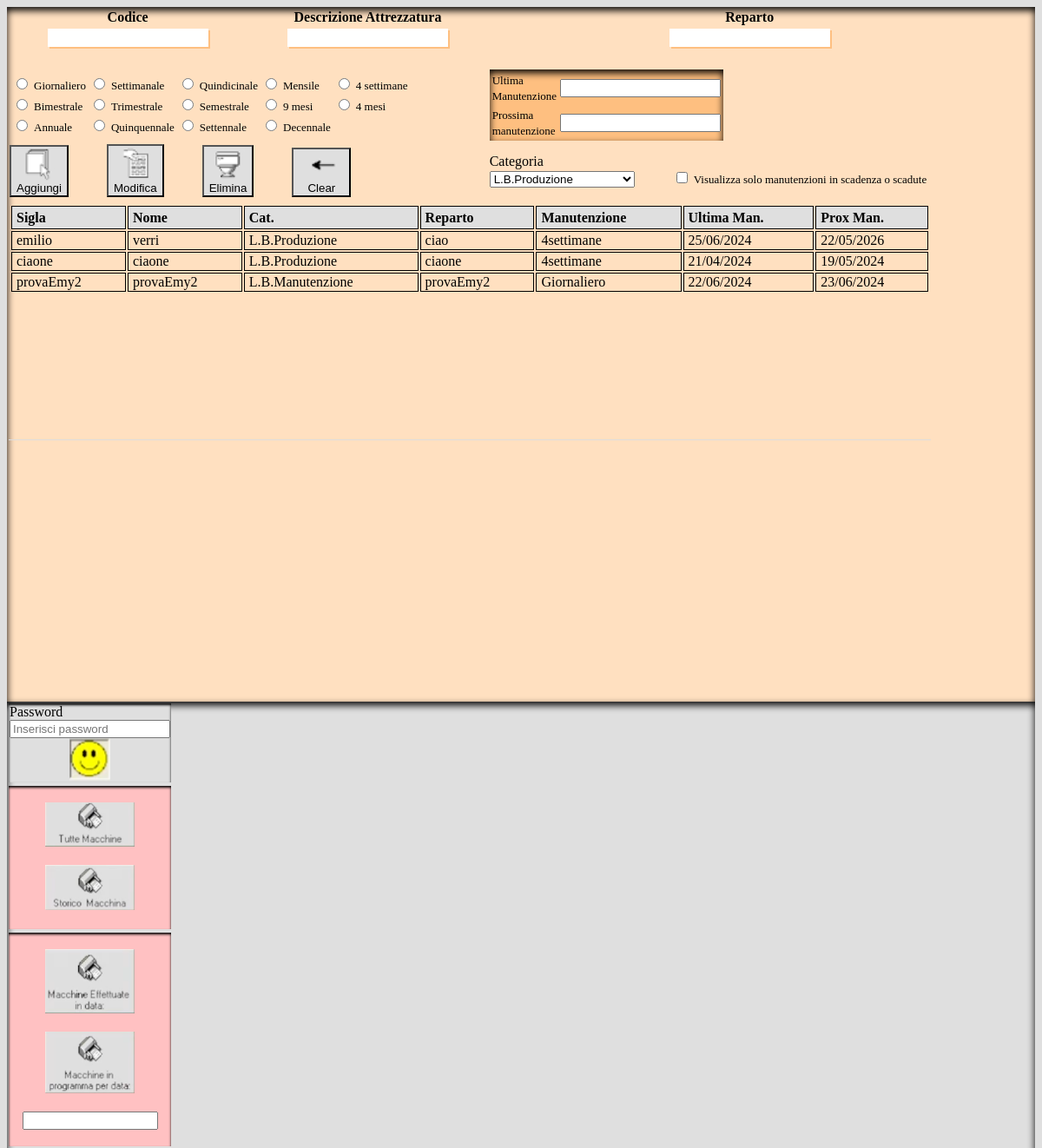
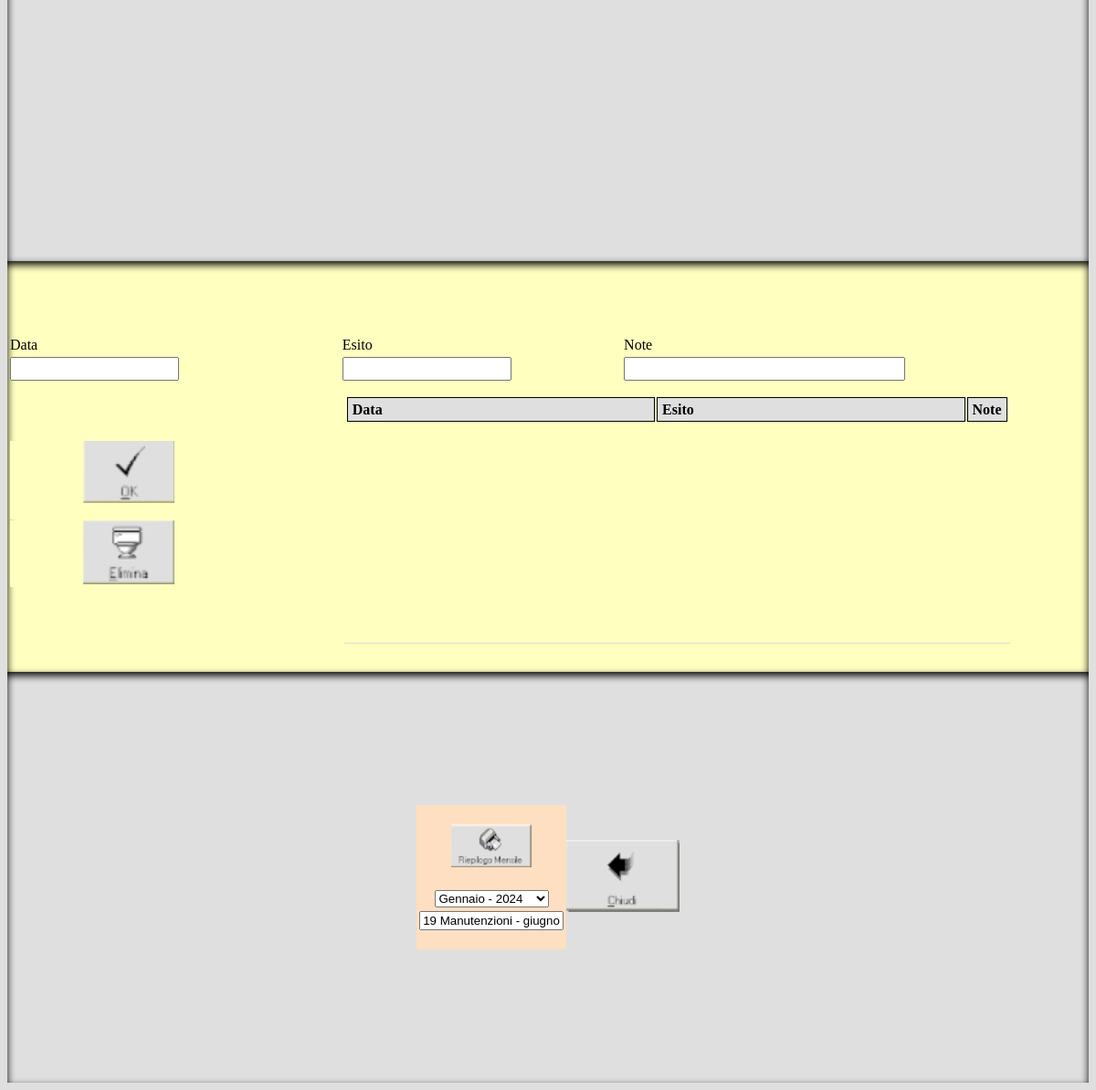
Before: / with the older database file (2 pictures, top to bottom).
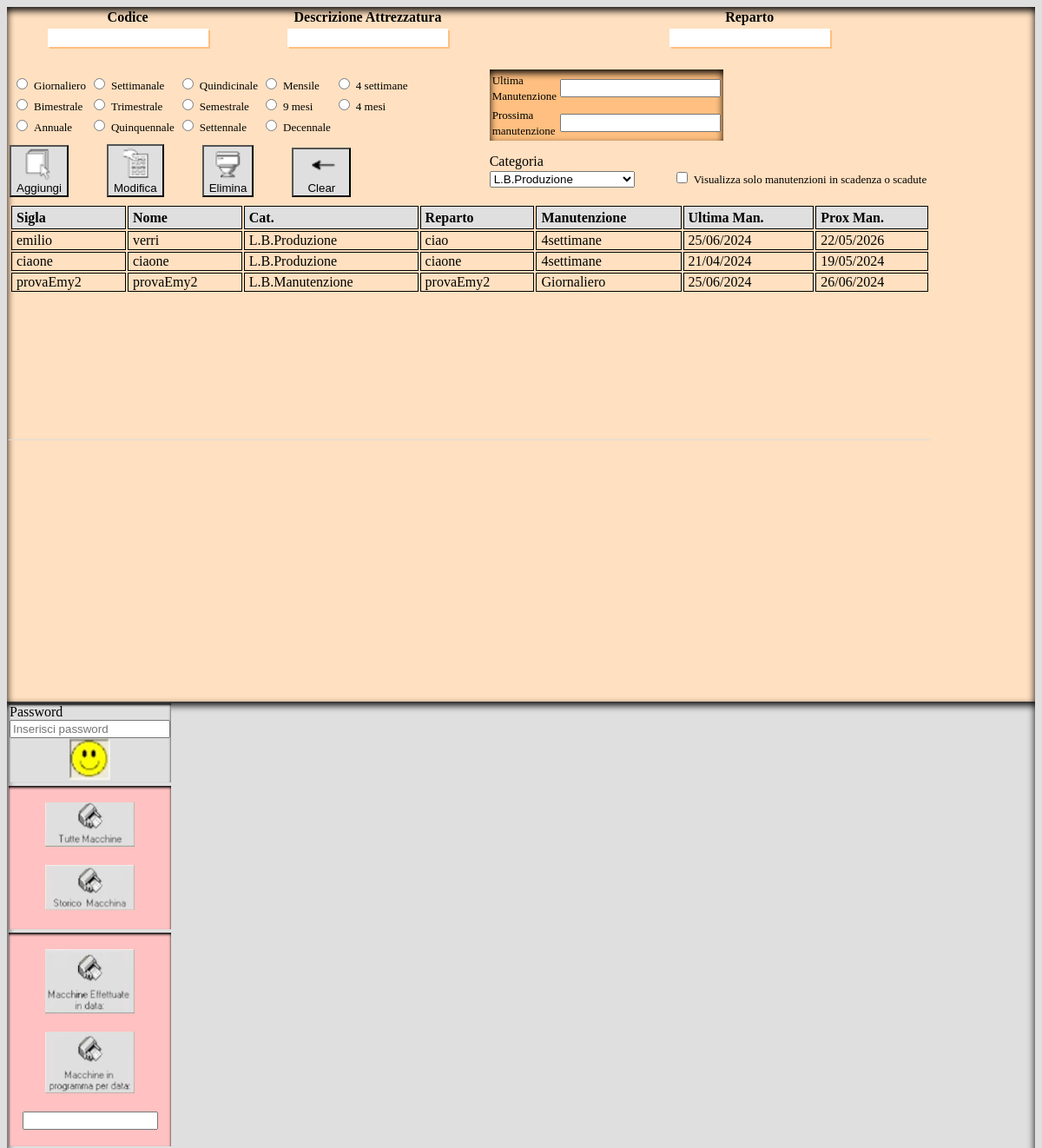
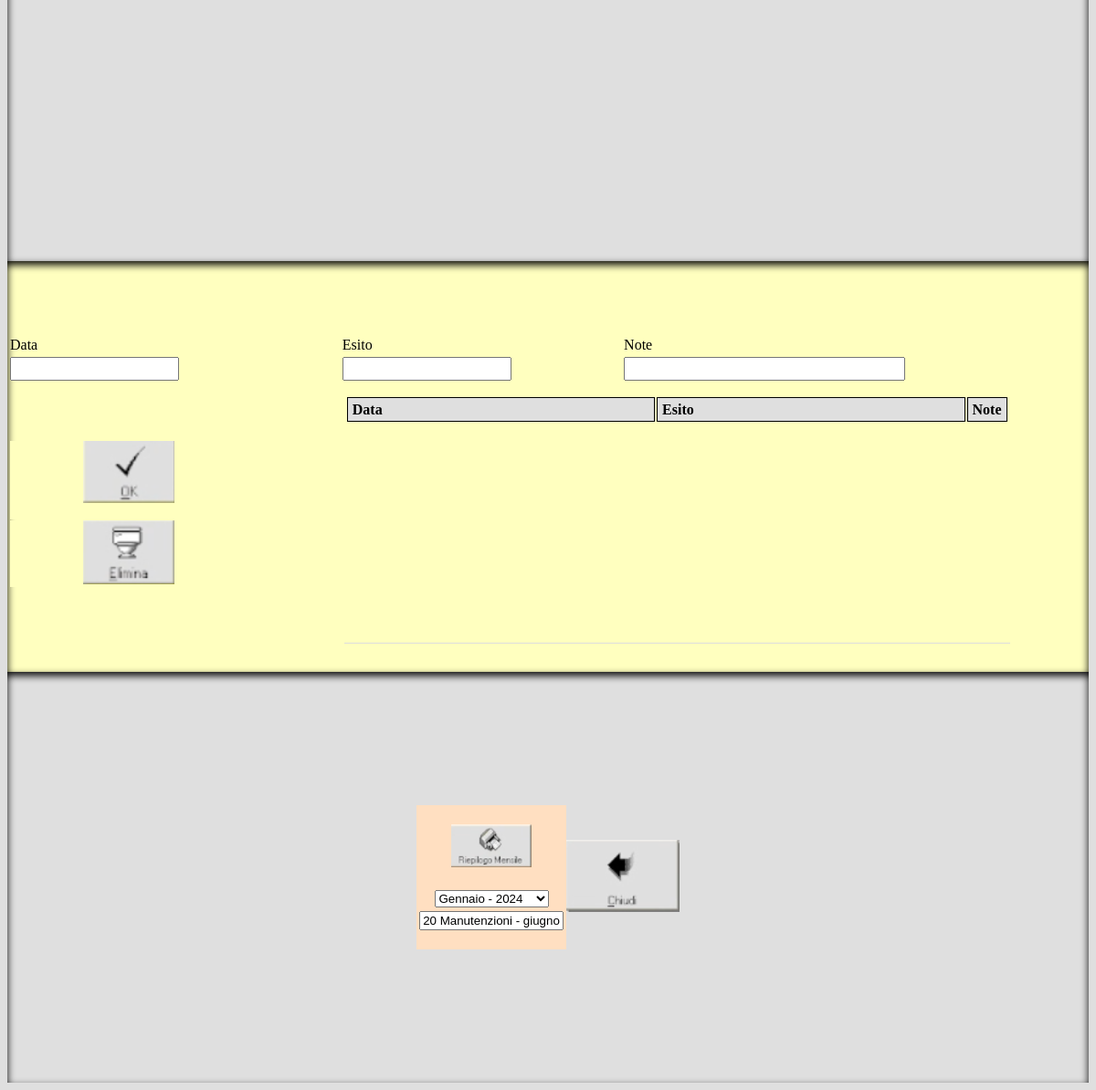
After: the same page with the newer database file (2 pictures, top to bottom).
### tables this page shows
CREATE TABLE "manutenzioni" (
	"id"	INTEGER NOT NULL,
	"Sigla"	TEXT,
	"Nome"	TEXT,
	"Cat"	TEXT,
	"Reparto"	TEXT,
	"Manutenzione"	TEXT,
	"UltimaMan"	TEXT,
	"ProxMan"	TEXT,
	"identificativo"	NUMERIC,
	"InScadenza"	NUMERIC,
	PRIMARY KEY("id" AUTOINCREMENT)
);

### classi/funzioneEstrazione.php (the view, shortened to what this page needs)
<?php
function estraiManutenzione()
{
        $my_conn = new PDO('sqlite:manutentori.db');
        $query = $my_conn->prepare("SELECT * FROM 'manutenzioni'");
        $query->execute();
        $results = $query->fetchAll(PDO::FETCH_ASSOC);
        foreach ($results as $estrazioni) {
            echo "<tr id='storiciLista'>
                    <td id='stile'>{$estrazioni['Sigla']}</td>
                    <td id='stile'>{$estrazioni['Nome']}</td>
                    <td id='stile'>{$estrazioni['Cat']}</td>
                    <td id='stile'>{$estrazioni['Reparto']}</td>
                    <td id='stile'>{$estrazioni['Manutenzione']}</td>
                    <td id='stile'>{$estrazioni['UltimaMan']}</td>
                    <td id='stile'>{$estrazioni['ProxMan']}</td>
                    <td id='stile' style='display:none;'>{$estrazioni['identificativo']}</td>";
            echo "</tr>";
        }
}

Changed rows visible on the page:
changed manutenzioni "provaEmy2": UltimaMan "22/06/2024" → "25/06/2024"; ProxMan "23/06/2024" → "26/06/2024"
Other visible differences:
form field value: "19 Manutenzioni - giugno" → "20 Manutenzioni - giugno"
